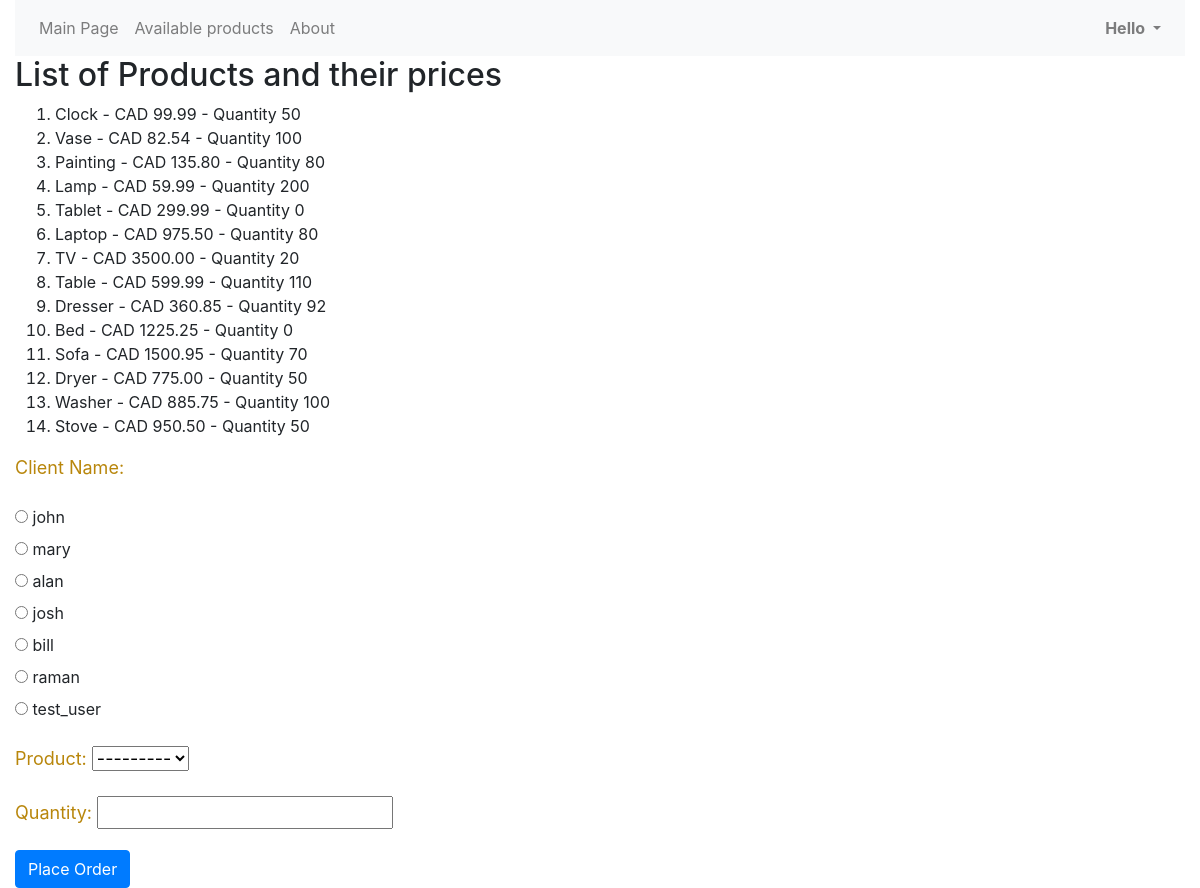
The app's page /myapp/placeorder/ (signed in) with its own data.
### myapp/models.py (models this page shows, shortened)
class Product(models.Model):
    category = models.ForeignKey(Category, related_name='products', on_delete=models.CASCADE)
    name = models.CharField(max_length=200)
    price = models.DecimalField(max_digits=10, decimal_places=2)
    stock = models.PositiveIntegerField(default=100, validators=[MinValueValidator(1), MaxValueValidator(999)])
    available = models.BooleanField(default=True)
    description = models.TextField(null=True, blank=True)
    interested = models.PositiveIntegerField(default=0)
    def __str__(self):
        return self.name

### myapp/views.py (the view)
# urls.py: path(r'placeorder/', views.place_order, name='place_order'),
def place_order(request):
    msg = ''
    prod_list = Product.objects.all()
    if request.method == 'POST':
        form = OrderForm(request.POST)
        if form.is_valid():
            order = form.save(commit=False)
            if order.num_units <= order.product.stock:
                order.order_status = 1
                order.status_date = datetime.date.today()
                order.save()
                product = prod_list.get(name=order.product.name)
                product.stock -= order.num_units
                product.save()
                msg = 'Your order has been placed successfully.'
            else:
                msg = 'We do not have sufficient stock to fill your order.'
            return render(request, 'myapp/order_response.html', {'msg': msg})
    else:
        form = OrderForm()
    return render(request, 'myapp/placeorder.html', {'form': form, 'msg': msg, 'prod_list': prod_list})

### myapp/forms.py
class OrderForm(forms.ModelForm):
    class Meta:
        model = Order
        fields = ['client', 'product', 'num_units']
        widgets = {'client': forms.RadioSelect()}
        labels = {'client': 'Client Name', 'num_units': 'Quantity'}

### myapp/models.py (called while the page is built)
    def __str__(self):
        return self.username

### myapp/templates/myapp/placeorder.html (shortened to what this page needs)
{% extends 'myapp/base.html' %}
{% block body_block %}
    {% if prod_list %}
    <h2>List of Products and their prices</h2>
    <ol>
     {% for prod in prod_list %}
             <li>{{ prod.name }} - CAD {{ prod.price }} - Quantity {{ prod.stock }}</li>
     {% endfor %}
    </ol>
    {% endif %}
    <form action="/myapp/placeorder/" method="post">
    {{ form.as_p }}
    <input type="submit" class="btn btn-primary" value="Place Order"/></form>
{% endblock %}

### myapp/static/myapp/style.css (style rules this page uses)
p { color: darkgoldenrod; font-size: large; width: fit-content; }

### records on screen
Product: name "Clock", price "99.99", stock "50"
Product: name "Vase", price "82.54", stock "100"
Product: name "Painting", price "135.80", stock "80"
Product: name "Lamp", price "59.99", stock "200"
Product: name "Tablet", price "299.99", stock "0"
Product: name "Laptop", price "975.50", stock "80"
Product: name "TV", price "3500.00", stock "20"
Product: name "Table", price "599.99", stock "110"
Product: name "Dresser", price "360.85", stock "92"
Product: name "Bed", price "1225.25", stock "0"
Product: name "Sofa", price "1500.95", stock "70"
Product: name "Dryer", price "775.00", stock "50"
Product: name "Washer", price "885.75", stock "100"
Product: name "Stove", price "950.50", stock "50"
